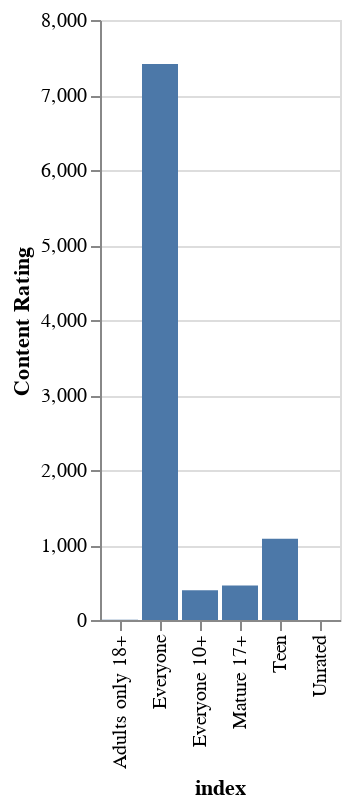

Notebook source saved alongside this figure:
### Code cell
alt.Chart(count_of_records.reset_index()).mark_bar().encode(
    x = 'index:O',
    y = 'Content Rating:Q'
)

### Figure 1 — Vega-Lite specification as saved in the notebook (floating-point values rounded to 4 significant figures)
{"config": {"view": {"continuousWidth": 400, "continuousHeight": 300}}, "data": {"name": "data-64bf431653344a4cbe3726051dc8e441"}, "mark": "bar", "encoding": {"x": {"type": "ordinal", "field": "index"}, "y": {"type": "quantitative", "field": "Content Rating"}}, "$schema": "https://vega.github.io/schema/vega-lite/v4.8.1.json", "datasets": {"data-64bf431653344a4cbe3726051dc8e441": [{"index": "Everyone", "Content Rating": 7414}, {"index": "Teen", "Content Rating": 1084}, {"index": "Mature 17+", "Content Rating": 461}, {"index": "Everyone 10+", "Content Rating": 397}, {"index": "Adults only 18+", "Content Rating": 3}, {"index": "Unrated", "Content Rating": 1}]}}
